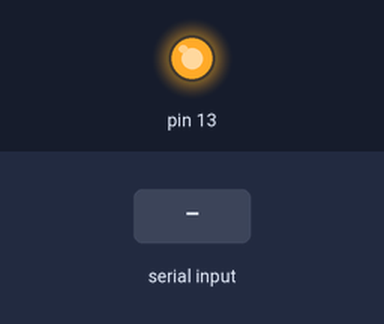
Bench run of a sketch on a simulated Arduino Uno, built with avr-gcc and run on an emulated ATmega328P. On the bench: output pins drawn as LEDs (lit = HIGH). Inputs (shaded band) come from the test bench.

Above: at 1.2 s.
1.3 s: "2" received over the second serial link
At 1.6 s:
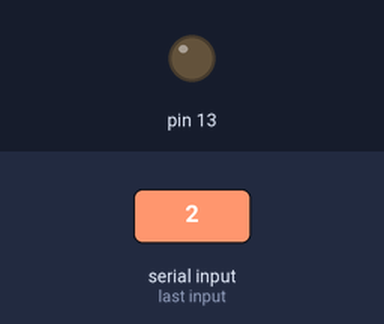
2.8 s: "0" received over the second serial link
At 3.3 s:
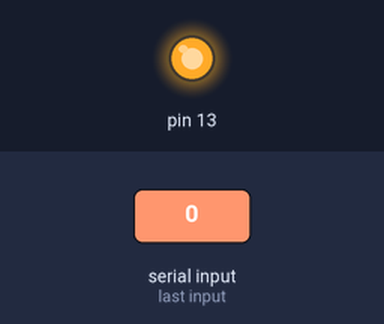
Timing chart, 0 to 5.8 s (numbered marks = the images above; inputs shaded):
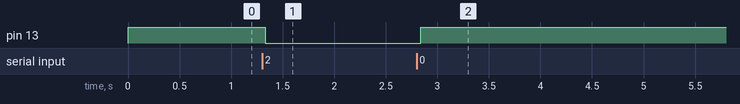

The sketch:

UART_RP2040.ino
```cpp
//RP2040用のソフトウェアシリアル試験用コード
//13にLED,起動時に点灯、'2'を受けたら消灯
//相手には'1'を送り続けています

#include <SoftwareSerial.h>
SoftwareSerial mySerial(14, 15); // RX, TX（ソフトウェアシリアル）
//ソフトウェアシリアルは全ピンで可能
//ただし0,1 , 8,9はハードウェアシリアルもある

void setup() {
  Serial .begin(9600);
  mySerial.begin(9600);// ソフトウェアシリアル
  pinMode(13, OUTPUT);
  digitalWrite(13,HIGH);

//ハードウェアシリアルあと2つ(動作確認済)↓
//Serial1 .begin(9600);   // UART0初期化 TX:GP0 / RX:GP1
//  Serial2 .begin(9600);   // UART1初期化 TX:GP8 / RX:GP9
}

char data = 0;
void loop() {
  if(mySerial.available()){
      data = mySerial.read();
      if(data == '2'){
        digitalWrite(13,LOW);
        delay(500);
      }
      else if(data == '0'){digitalWrite(13,HIGH);}
  }
  mySerial.println('1'); // ソフトウェアシリアル出力(相手のマイコンへ)
  delay(50);
}
```

Measured:
- after the input at 1.3 s, pin 13: HIGH → LOW at once
- after the input at 2.8 s, pin 13: LOW → HIGH at once
